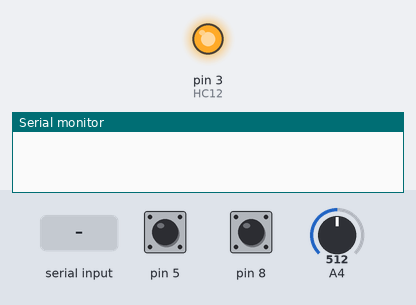
Bench run of a sketch on a simulated Arduino Leonardo, built with avr-gcc and run on an emulated ATmega32U4. On the bench: output pins drawn as LEDs (lit = HIGH), the last lines printed to the serial monitor. Inputs (shaded band) come from the test bench; at power-on: pin 5 HIGH, pin 8 HIGH, A4 = 512.

Above: at 1.2 s.
1.3 s: "90,45\n" received over the second serial link
2.8 s: "30,150\n" received over the second serial link
At 3.05 s:
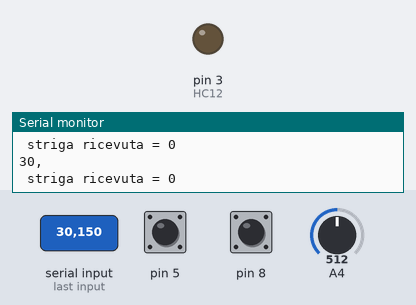
Timing chart, 0 to 5.8 s (numbered marks = the images above; inputs shaded):
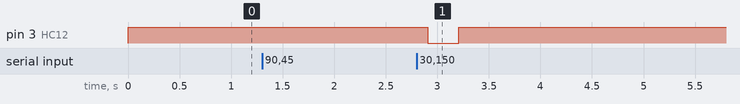

The sketch:

LETTORE_BEA_REW2.ino
```cpp
int tempo_invio = 0;
int tempo_attesa = 0;
int cadenza = 2000;
String modo = "0";
int HC12=3;
void setup() {
  pinMode(8, INPUT_PULLUP); // -- pin per lo stop
  pinMode(A4, INPUT);       // -- pin per il test
  pinMode(5, INPUT_PULLUP); // -- pin per il reopen
  pinMode(HC12, OUTPUT);//cambio canale hc
  digitalWrite(HC12, HIGH);
  Serial.begin(9600);
  Serial1.begin(9600);
}

void loop() {
  int tempo_loop = micros();
  // -- raccolgo i dati dal BEA e li metto in una char
  char list[4];
  String msg = "" ;
  msg = (digitalRead(8) + 1);              // -- leggo il pin stop
  msg += (digitalRead(5) + 1);             // -- leggo il pin riapri
  if (analogRead(A4) > 515) {        // -- leggo il test
    msg = msg + "1";
  } else {
    msg = msg + "0";
  }
  msg = msg + modo;
  msg.toCharArray(list,5);          // -- fatto   list contiene i dati raccolti dal BEA
  //Serial.println(String(list)+"055");

  // -- invio i dati al GRANDE secondo la cadenza indicata

  if ((millis() - tempo_invio) > cadenza ) {
    long oldt = micros();
    Serial.println("invio");
    Serial1.write(list);
    tempo_invio = millis();
    Serial.println(String(list));
    //Serial.print(" tempo fine trasmissione =  "); Serial.println(String(micros() - oldt));
  }

  delay(25);   // -- do il tempo di inviare e ricevere
  // -- adesso leggo


  if (millis() - tempo_attesa > 100) {
    //Serial.print(" tempo attesa = "); Serial.println(String(millis() - tempo_attesa));
    delay(1);
    char myBuffer[4];
    if (Serial1.available()) {
      Serial.print(" striga ricevuta = ");
      long oldt = micros();
      int i = 0;
      boolean ricezione_completata = false;
      while (Serial1.available()) {
        myBuffer[i] = Serial1.read();
        i++;
        if (i == 3 ) {
          myBuffer[i] = '\0';
          Serial1.end();        // -- cancello il buffer residuo
          Serial1.begin(9600);
          ricezione_completata = true;
          break;
        }

      }
      int f = String(myBuffer).substring(2,3).toInt();
      String c = String(myBuffer).substring(1,3);
      int z = String(myBuffer).substring(0,1).toInt();
      Serial.println(f);
      if ( f == 2  &&  ricezione_completata) {
        cadenza = 250;
        Serial1.write(list);
        modo = "2";
      }
      if ( f == 1 &&  ricezione_completata ) {
        cadenza = 2000;
        Serial1.write(list);
        modo = "1";
      }
      if ( f == 3 &&  ricezione_completata){
        Serial1.write(list);
        Serial.println("invio f 333");
      }
      if ( z == 5 &&  ricezione_completata){
          cambia_canale(c);
          Serial.print("cambio canale : ");Serial.println(c);
      }

      Serial.println(String(myBuffer));  // -- cosa ricevo dal GRANDE
      //Serial.print(" tempo fine ricezione = "); Serial.println(String(micros() - oldt));
      tempo_attesa = millis();
    }
  }
  //Serial.print(" tempo loop = "); Serial.println(String(micros() - tempo_loop));
}

void cambia_canale(String ch){
     digitalWrite(HC12, LOW);
     delay(150);
      String s="AT+C"+ch;
      char lis[255];
      s.toCharArray(lis,255);
     Serial1.write(lis);
     delay(150);
     digitalWrite(HC12, HIGH);
  }
```

Measured:
- after the input at 2.8 s, pin 3 (HC12): HIGH → LOW after 0.11 s, → HIGH 0.30 s later
